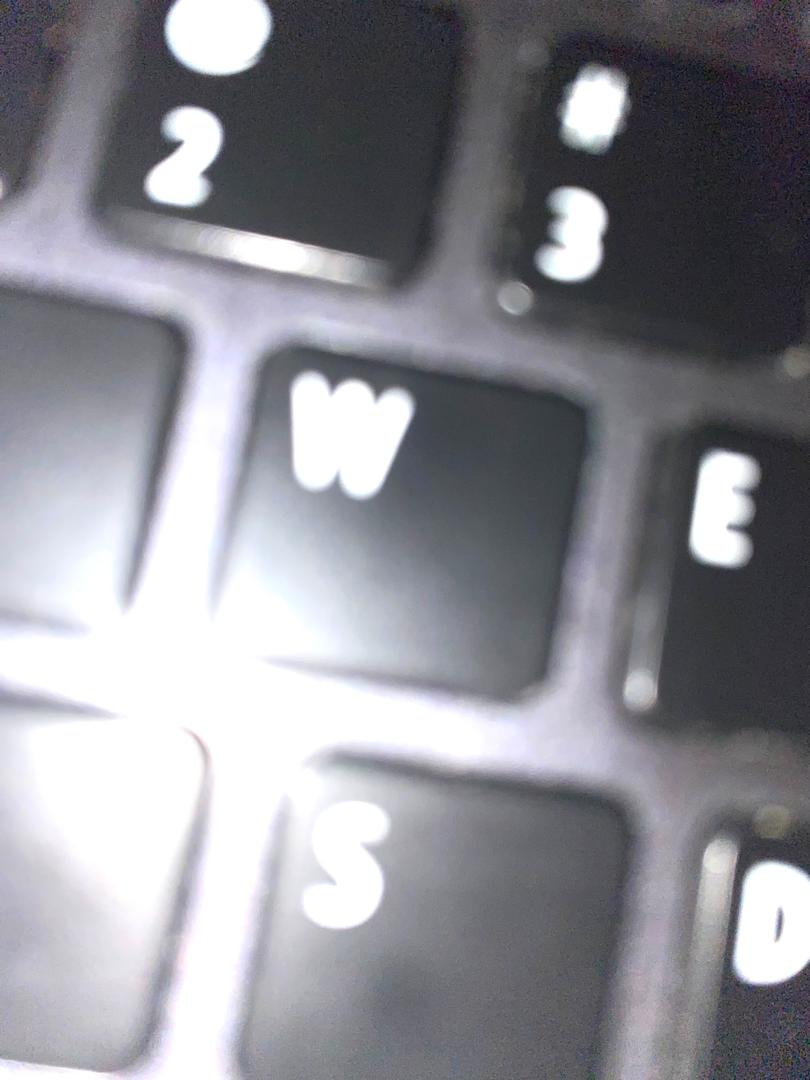
#> input picture Task 2_New/Exposure_img2.jpeg, 810 x 1080 px
$ jupyter execute --allow-errors Task2.ipynb   (older library calls are emulated)
#> lines starting #> are read from the running program, lines starting #| are printed output that depends on the picture
[cell 1]
import cv2
import numpy as np
import matplotlib.pyplot as plt
from skimage.io import imshow, imread
from skimage.color import rgb2yuv, rgb2hsv, rgb2gray, yuv2rgb, hsv2rgb
from scipy.signal import convolve2d
from PIL import Image, ImageEnhance

[cell 2]
image_path = 'Exposure_img2.jpeg'           #Underexposed_2        blur_image_3
image = imread(image_path)
#> image is the input picture: shape (1080, 810, 3); mean R, G, B 141.2, 141.1, 147.6
plt.figure(num=None, figsize=(8, 6), dpi=80)
imshow(image);

### Checking

[cell 3]
def is_blurry(image, threshold=150):
    gray = cv2.cvtColor(image, cv2.COLOR_BGR2GRAY)
    laplacian_var = cv2.Laplacian(gray, cv2.CV_64F).var()
    return laplacian_var < threshold

blurry = is_blurry(image)
#> in is_blurry, `laplacian_var = cv2.Laplacian(gray, cv2.CV_64F).var()`: laplacian_var = 60.05
#> blurry = True
print(f"Is the image blurry? {'Yes' if blurry else 'No'}")
#| Is the image blurry? Yes

[cell 4]
def is_overexposed(image, threshold=150, percentage=0.4):
    gray = cv2.cvtColor(image, cv2.COLOR_BGR2GRAY)
    overexposed_pixels = np.sum(gray > threshold)
    total_pixels = gray.size
    return overexposed_pixels / total_pixels > percentage

overexposed = is_overexposed(image)
#> in is_overexposed, `overexposed_pixels = np.sum(gray > threshold)`: overexposed_pixels = 375666
#> overexposed = True
print(f"Is the image overexposed? {'Yes' if overexposed else 'No'}")
#| Is the image overexposed? Yes

[cell 5]
def is_underexposed(image, threshold=30, percentage=0.5):
    gray = cv2.cvtColor(image, cv2.COLOR_BGR2GRAY)
    underexposed_pixels = np.sum(gray < threshold)
    total_pixels = gray.size
    return underexposed_pixels / total_pixels > percentage

underexposed = is_underexposed(image)
#> in is_underexposed, `underexposed_pixels = np.sum(gray < threshold)`: underexposed_pixels = 2462
#> underexposed = False
print(f"Is the image underexposed? {'Yes' if underexposed else 'No'}")
#| Is the image underexposed? No

### Correction Function

[cell 6]
# Sharpen
sharpen = np.array([[0, -1, 0],
                    [-1, 5, -1],
                    [0, -1, 0]])

def multi_convolver(image, kernel, iterations):
    for i in range(iterations):
        image = convolve2d(image, kernel, 'same', boundary = 'fill', fillvalue = 0)
    return image

def convolver_rgb(image, kernel, iterations = 1):
    # convert img to Y’UV color space to perform convolution
    img_yuv = rgb2yuv(image)
    img_yuv[:,:,0] = multi_convolver(img_yuv[:,:,0], kernel, iterations)
    final_image = yuv2rgb(img_yuv)

    plt.figure(figsize=(17, 10))

    plt.subplot(1, 2, 1)
    plt.title("Blur Image")
    plt.imshow(image)
    plt.axis('off')

    plt.subplot(1, 2, 2)
    plt.title("Enhanced Image")
    plt.imshow(final_image)
    plt.axis('off')

    plt.show()

    return final_image

[cell 7]
#overexposed_image = Image.open(image_path)

def reduce_exposure(image):

    if isinstance(image, np.ndarray):
        image = Image.fromarray(image)

    # Step 1: Reduce brightness to correct overexposure
    brightness_enhancer = ImageEnhance.Brightness(image)
    corrected_brightness = brightness_enhancer.enhance(0.7)  # Reducing brightness

    # Step 2: Adjust contrast to restore details
    contrast_enhancer = ImageEnhance.Contrast(corrected_brightness)
    corrected_contrast = contrast_enhancer.enhance(1.5)  # Increasing contrast

    # Step 3: Further adjustments (optional)
    # Saturation can be adjusted to bring back color
    saturation_enhancer = ImageEnhance.Color(corrected_contrast)
    final_image = saturation_enhancer.enhance(1.2)  # Increasing saturation slightly

    plt.figure(figsize=(17, 10))

    plt.subplot(1, 2, 1)
    plt.title("Overexposed Image")
    plt.imshow(image)
    plt.axis('off')

    plt.subplot(1, 2, 2)
    plt.title("Enhanced Image")
    plt.imshow(final_image)
    plt.axis('off')

    plt.show()

    return final_image

[cell 8]
#underexposed_image = Image.open(image_path)

def brighten_image(image):

    if isinstance(image, np.ndarray):
        image = Image.fromarray(image)

    # Step 1: Increase brightness to correct underexposure
    brightness_enhancer = ImageEnhance.Brightness(underexposed_image)
    corrected_brightness = brightness_enhancer.enhance(1.5)  # Increasing brightness

    # Step 2: Adjust contrast to enhance details
    contrast_enhancer = ImageEnhance.Contrast(corrected_brightness)
    corrected_contrast = contrast_enhancer.enhance(1.5)  # Increasing contrast

    # Step 3: Fine-tune the image (optional)
    saturation_enhancer = ImageEnhance.Color(corrected_contrast)
    final_image = saturation_enhancer.enhance(1.2)  # Increasing saturation slightly

    plt.figure(figsize=(17, 10))

    plt.subplot(1, 2, 1)
    plt.title("Underexposed Image")
    plt.imshow(image)
    plt.axis('off')

    plt.subplot(1, 2, 2)
    plt.title("Enhanced Image")
    plt.imshow(final_image)
    plt.axis('off')

    plt.show()

    return final_image

### Algorithm

[cell 9]
def analyze_and_correct(image):

    if is_blurry(image):
        print("Image is blurry. Applying sharpening...")
        image = convolver_rgb(image, sharpen, iterations = 1)
#> in convolver_rgb, `img_yuv = rgb2yuv(image)`: img_yuv: shape (1080, 810, 3) float64; mean of channels 0, 1, 2 0.556, 0.0112, -0.00237
#> the loop in multi_convolver, `for i in range(iterations):` made 1 pass
#> pass 1, in multi_convolver, `image = convolve2d(image, kernel, 'same', boundary = 'fill', fillvalue..`:
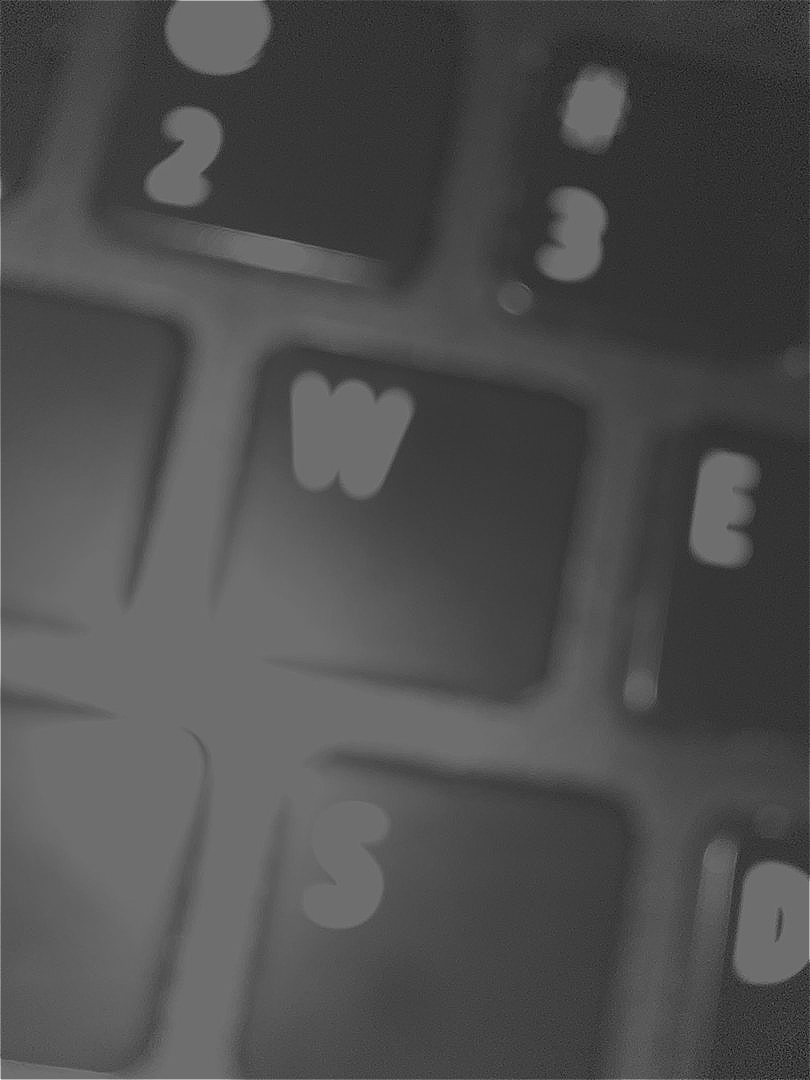
#> image: shape (1080, 810) float64; min -0.535, max 3, mean 0.558; drawn with min black and max white
#> in convolver_rgb, `img_yuv[:,:,0] = multi_convolver(img_yuv[:,:,0], kernel, iterations)`: img_yuv: shape (1080, 810, 3) float64; mean of channels 0, 1, 2 0.558, 0.0112, -0.00237
#> in convolver_rgb, `final_image = yuv2rgb(img_yuv)`: final_image: shape (1080, 810, 3) float64; mean of channels 0, 1, 2 0.556, 0.555, 0.581
#> in convolver_rgb, `plt.show()`:
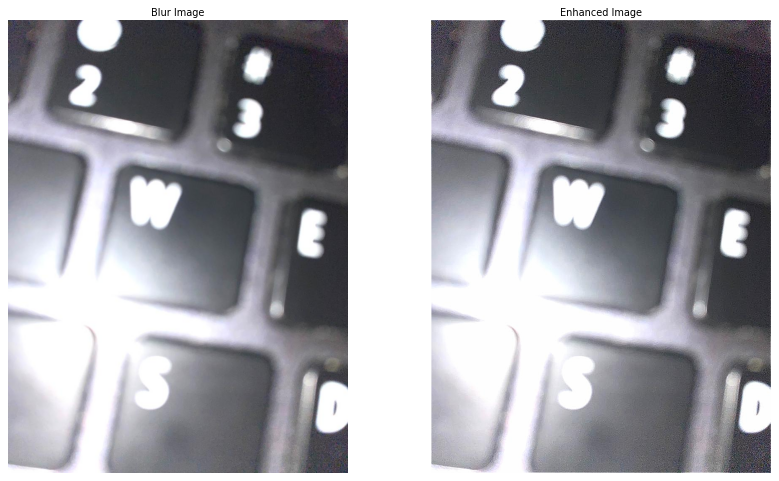
#> figure drawn by matplotlib, 2 panels

    if image.dtype == np.float64:
        image = (image * 255).astype(np.uint8)

    if is_overexposed(image):
        print("Image is overexposed. Reducing exposure...")
        image = reduce_exposure(image)

    if is_underexposed(image):
        print("Image is underexposed. Brightening the image...")
        image = brighten_image(image)

    return image

#> (a cell that did not finish here is left out)

#> in analyze_and_correct, `image = (image * 255).astype(np.uint8)`: image: shape (1080, 810, 3); mean of channels 0, 1, 2 138.9, 138.7, 143.2
#> call 2 of is_overexposed, with threshold = 150, percentage = 0.4
#> in is_overexposed (call 2), `gray = cv2.cvtColor(image, cv2.COLOR_BGR2GRAY)`:
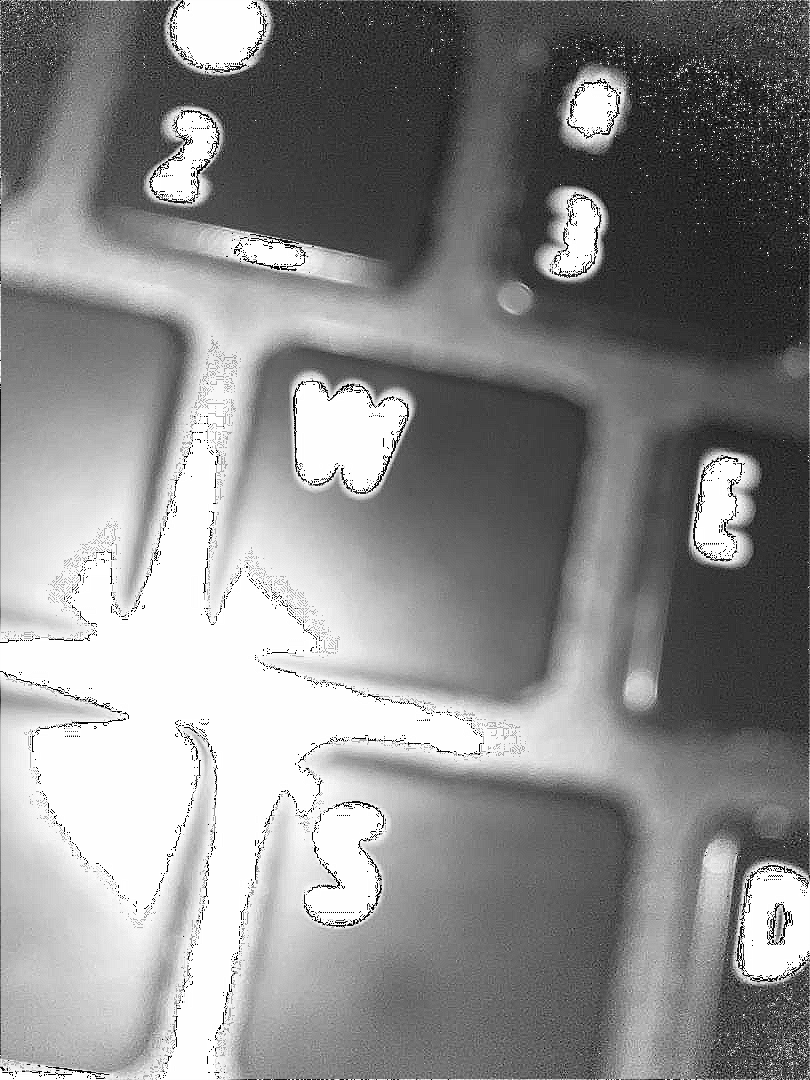
#> gray: shape (1080, 810); min 0, max 255, mean 140
#> in is_overexposed (call 2), `overexposed_pixels = np.sum(gray > threshold)`: overexposed_pixels = 368454
#> in reduce_exposure, `corrected_brightness = brightness_enhancer.enhance(0.7)`:
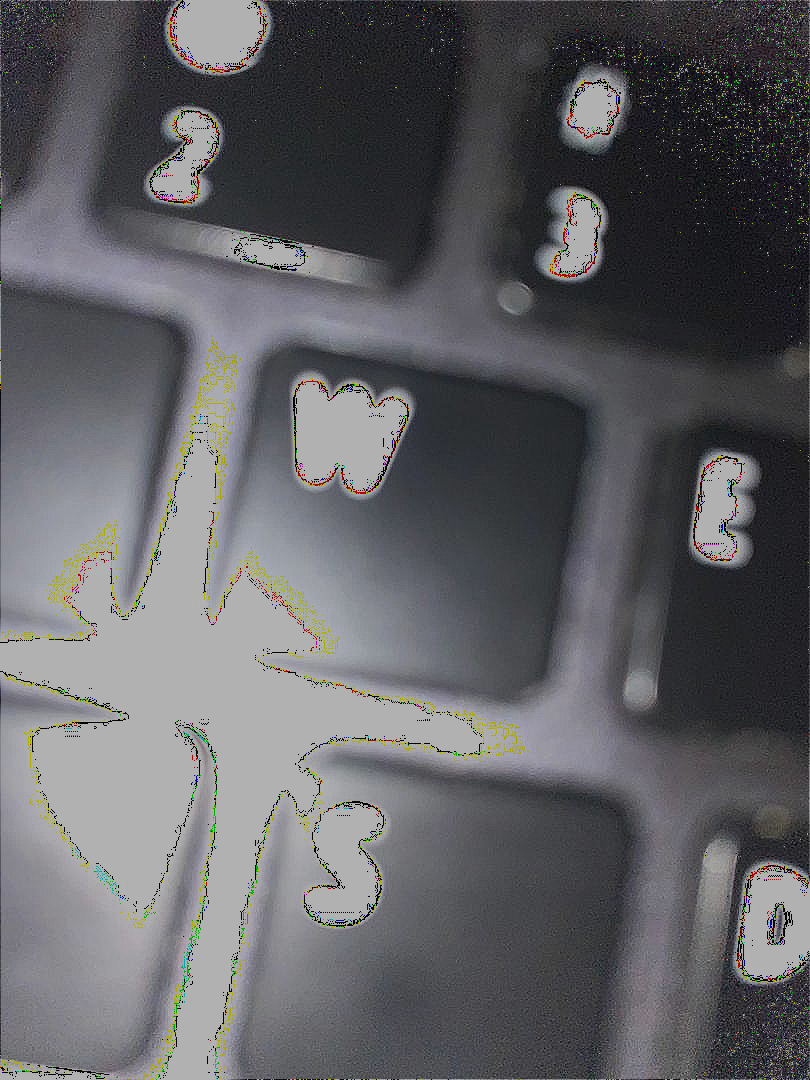
#> corrected_brightness: PIL image 810x1080 RGB; mean R, G, B 96.7, 96.6, 99.7
#> in reduce_exposure, `corrected_contrast = contrast_enhancer.enhance(1.5)`:
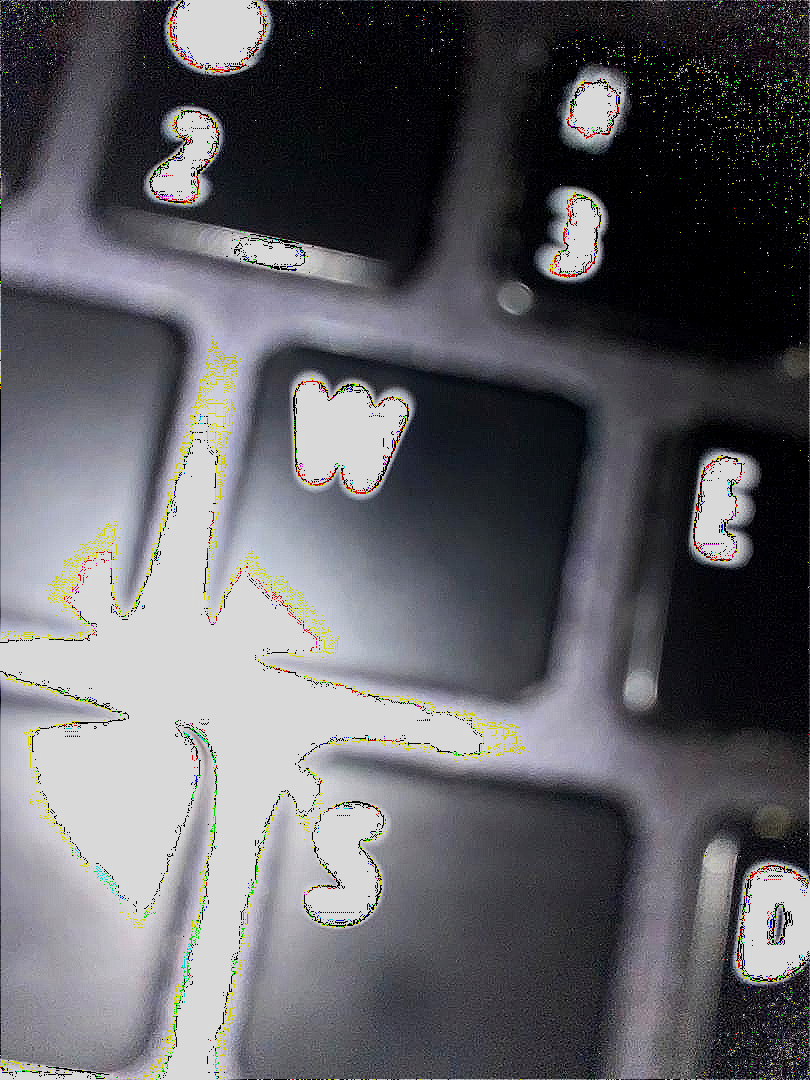
#> corrected_contrast: PIL image 810x1080 RGB; mean R, G, B 97.8, 97.7, 102.3
